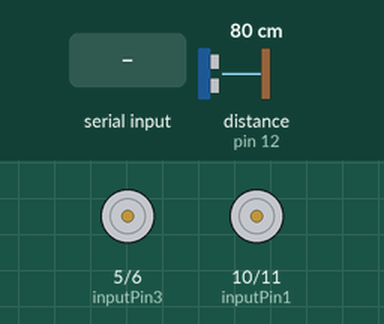
A sketch run on a simulated Arduino Uno, built with avr-gcc and run on an emulated ATmega328P. Shown: motor-driver pin pairs drawn as motors (green arrow = first pin HIGH = forward, orange = second pin HIGH = backward, longer = more drive). Wiring (inferred from the names in the program): ultrasonic range finder: trigger pin 13; echo pin 12. The inputs (shaded band) are chosen by the test bench; at power-on: distance to the obstacle (sensor on pin 12) 80 cm. The echo pulse lasts 58.3 µs per cm; what the sketch prints to the serial monitor is not drawn.

Above: at 1.2 s.
1.3 s: "1" received over Serial
At 1.9 s:
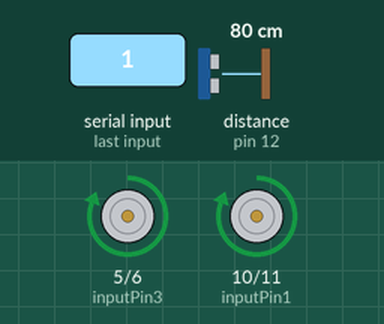
2.8 s: "2" received over Serial
At 4.0 s:
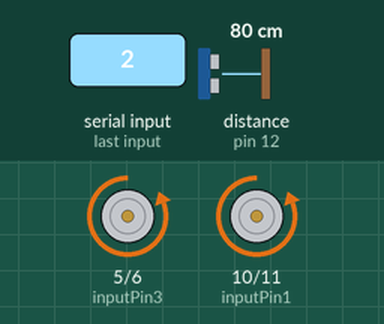
4.3 s: "4" received over Serial
At 5.5 s:
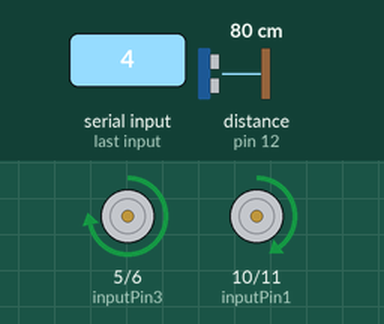
5.8 s: "3" received over Serial
At 6.6 s:
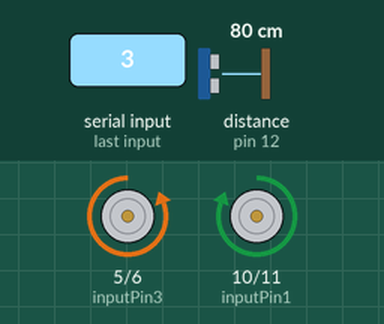
7.3 s: "1" received over Serial
At 7.7 s:
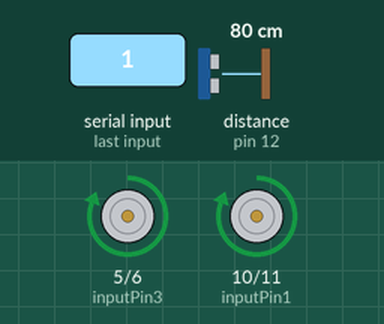
8.8 s: "2" received over Serial
At 10.2 s:
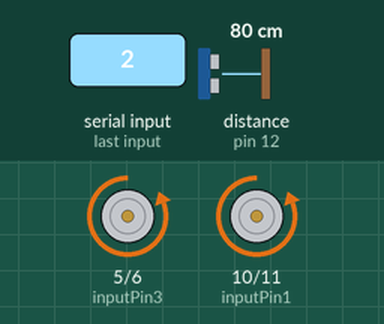
Timing chart, 0 to 11.3 s (numbered marks = the images above; inputs shaded):
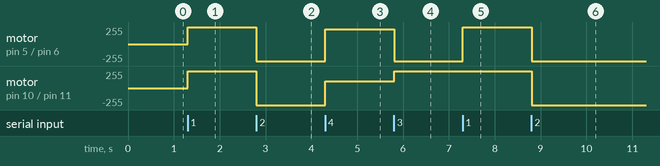

Measured:
- after the input at 1.3 s, motor on pin 5 (inputPin3) / pin 6 (inputPin4), motor on pin 10 (inputPin1) / pin 11 (inputPin2): stopped → forward 255/255 at once
- after the input at 2.8 s, motor on pin 5 (inputPin3) / pin 6 (inputPin4), motor on pin 10 (inputPin1) / pin 11 (inputPin2): forward 255/255 → backward 255/255 at once
- after the input at 4.3 s, motor on pin 5 (inputPin3) / pin 6 (inputPin4): backward 255/255 → forward 220/255 at once; motor on pin 10 (inputPin1) / pin 11 (inputPin2): backward 255/255 → forward 100/255 at once
- after the input at 5.8 s, motor on pin 5 (inputPin3) / pin 6 (inputPin4): forward 220/255 → backward 255/255 at once; motor on pin 10 (inputPin1) / pin 11 (inputPin2): forward 100/255 → forward 255/255 at once
- after the input at 7.3 s, motor on pin 5 (inputPin3) / pin 6 (inputPin4): backward 255/255 → forward 255/255 at once
- after the input at 8.8 s, motor on pin 5 (inputPin3) / pin 6 (inputPin4), motor on pin 10 (inputPin1) / pin 11 (inputPin2): forward 255/255 → backward 255/255 at once

The sketch:

robot_move1.ino
```cpp
const int inputPin1  = 10;    // Pin 15 of L293D IC
const int inputPin2  = 11;    // Pin 10 of L293D IC
//Motor B
const int inputPin3  = 5;   // Pin  7 of L293D IC
const int inputPin4  = 6;   // Pin  2 of L293D IC
int trigger_pin=13; //Sensor Trig pin connected to Arduino pin 13
int echo_pin=12; //Sensor Echo pin connected to Arduino pin 11
int distance;
int dtime;

void setup()
{
 pinMode(inputPin1, OUTPUT);
 pinMode(inputPin2, OUTPUT);
 pinMode(inputPin3, OUTPUT);
 pinMode(inputPin4, OUTPUT);
 Serial.begin(9600);
 pinMode(trigger_pin, OUTPUT);
 pinMode(echo_pin, INPUT);

}
void left()
{
 analogWrite(inputPin1, 220);
analogWrite(inputPin2, 120);

analogWrite(inputPin3, 220);
 analogWrite(inputPin4, 0);


}
void right()
{
analogWrite(inputPin1, 255);
 analogWrite(inputPin2, 0);

 analogWrite(inputPin3, 0);
 analogWrite(inputPin4, 255);

}
void forward()
{
 analogWrite(inputPin1, 255);
 analogWrite(inputPin2, 0);
 analogWrite(inputPin3, 255);
 analogWrite(inputPin4, 0);
}
void back()
{ analogWrite(inputPin1, 0);
 analogWrite(inputPin2, 255);
 analogWrite(inputPin3, 0);
 analogWrite(inputPin4, 255);

}
void astop()
{
analogWrite(inputPin1, 0);
 analogWrite(inputPin2, 0);
 analogWrite(inputPin3, 0);
 analogWrite(inputPin4, 0);
}

void udist()
{
  digitalWrite (trigger_pin, HIGH);
  delayMicroseconds (10);
  digitalWrite (trigger_pin, LOW);
  dtime = pulseIn (echo_pin, HIGH);
  distance=dtime*0.017;
  Serial.println(distance);
}
char t;
void loop()
{
  udist();
 if (Serial.available())
  { t = Serial.read();

 // 1- front,2-back,3-left,4-right
 switch ( t )
 {
   case '1': {

       forward();
       break;
     }
   case '2': {
       back();
       break;
     }
   case '4': {
       left();
       break;
     }
   case '3':
       right();
       break;

   case '5': {
         astop();
       }
     }

 }}
```
